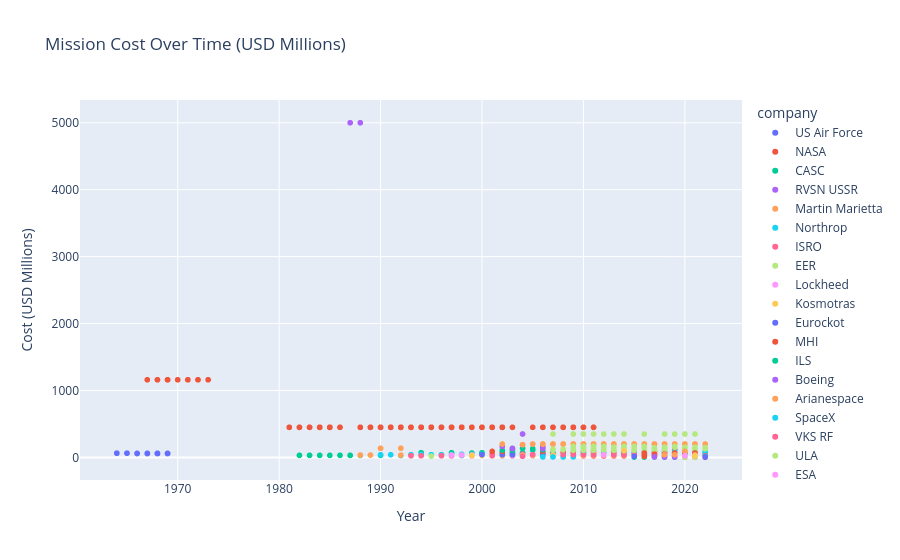

The notebook cell saved with this chart:
### Markdown cell above
## 8. Mission Cost Distribution (where available)

### Code cell
priced = df.dropna(subset=['price'])
print(f'Missions with price data: {len(priced)} / {len(df)}')

fig = px.scatter(priced, x='year', y='price', color='company',
                 title='Mission Cost Over Time (USD Millions)',
                 labels={'price': 'Cost (USD Millions)', 'year': 'Year'},
                 hover_data=['mission', 'rocket'])
fig.show()

### Figure 1 — Plotly figure (JSON) as saved in the notebook; plotly's stock layout.template omitted (floating-point values rounded to 4 significant figures; data arrays with more than 128 entries replaced by an {"elided": "..."} marker saying what was removed)
{"data": [{"customdata": [["Transtage 1", "Titan IIIA"], ["Transtage 2", "Titan IIIA"], ["LES 1", "Titan IIIA"], ["LES 2 & LCS 1", "Titan IIIA"], ["KH-8", "Titan IIIB"], ["OPS 4096", "Titan IIIB"], ["OPS 8968", "Titan IIIB"], ["OPS 4204", "Titan IIIB"], ["OPS 4243", "Titan IIIB"], ["OPS 4282", "Titan IIIB"], ["OPS 4866", "Titan IIIB"], ["OPS 4941", "Titan IIIB"], ["OPS 4995", "Titan IIIB"], ["OPS 5000", "Titan IIIB"], ["OPS 5028", "Titan IIIB"], ["OPS 5057", "Titan IIIB"], ["OPS 5105", "Titan IIIB"], ["OPS 5138", "Titan IIIB"], ["OPS 5187", "Titan IIIB"], ["OPS 5247", "Titan IIIB"], ["OPS 5296", "Titan IIIB"], ["OPS 6518", "Titan IIIB"], ["OPS 7585", "Titan IIIB"], ["OPS 4248", "Titan IIIB"], ["OPS 5310", "Titan IIIB"], ["OPS 1077", "Titan IIIB"]], "hovertemplate": "company=US Air Force<br>Year=%{x}<br>Cost (USD Millions)=%{y}<br>mission=%{customdata[0]}<br>rocket=%{customdata[1]}<extra></extra>", "legendgroup": "US Air Force", "marker": {"color": "#636efa", "symbol": "circle"}, "mode": "markers", "name": "US Air Force", "showlegend": true, "type": "scattergl", "x": [1964, 1964, 1965, 1965, 1966, 1966, 1966, 1967, 1967, 1967, 1967, 1967, 1967, 1967, 1968, 1968, 1968, 1968, 1968, 1968, 1968, 1968, 1969, 1969, 1969, 1969], "xaxis": "x", "y": [63.23, 63.23, 63.23, 63.23, 59.0, 59.0, 59.0, 59.0, 59.0, 59.0, 59.0, 59.0, 59.0, 59.0, 59.0, 59.0, 59.0, 59.0, 59.0, 59.0, 59.0, 59.0, 59.0, 59.0, 59.0, 59.0], "yaxis": "y"}, {"customdata": {"elided": "149x2 str values"}, "hovertemplate": "company=NASA<br>Year=%{x}<br>Cost (USD Millions)=%{y}<br>mission=%{customdata[0]}<br>rocket=%{customdata[1]}<extra></extra>", "legendgroup": "NASA", "marker": {"color": "#EF553B", "symbol": "circle"}, "mode": "markers", "name": "NASA", "showlegend": true, "type": "scattergl", "x": {"elided": "149 int values"}, "xaxis": "x", "y": {"elided": "149 float values"}, "yaxis": "y"}, {"customdata": {"elided": "239x2 str values"}, "hovertemplate": "company=CASC<br>Year=%{x}<br>Cost (USD Millions)=%{y}<br>mission=%{customdata[0]}<br>rocket=%{customdata[1]}<extra></extra>", "legendgroup": "CASC", "marker": {"color": "#00cc96", "symbol": "circle"}, "mode": "markers", "name": "CASC", "showlegend": true, "type": "scattergl", "x": {"elided": "239 int values"}, "xaxis": "x", "y": {"elided": "239 float values"}, "yaxis": "y"}, {"customdata": [["Polyus Space Station", "Energiya/Polyus"], ["Buran", "Energiya/Buran"]], "hovertemplate": "company=RVSN USSR<br>Year=%{x}<br>Cost (USD Millions)=%{y}<br>mission=%{customdata[0]}<br>rocket=%{customdata[1]}<extra></extra>", "legendgroup": "RVSN USSR", "marker": {"color": "#ab63fa", "symbol": "circle"}, "mode": "markers", "name": "RVSN USSR", "showlegend": true, "type": "scattergl", "x": [1987, 1988], "xaxis": "x", "y": [5000.0, 5000.0], "yaxis": "y"}, {"customdata": [["USA-32", "Titan II(23)G"], ["USA-45", "Titan II(23)G"], ["Skynet 4A & JCSAT-2", "Commercial Titan III"], ["Intelsat 603", "Commercial Titan III"], ["Intelsat 604", "Commercial Titan III"], ["USA-81", "Titan II(23)G"], ["Mars Observer", "Commercial Titan III"], ["Landsat 6", "Titan II(23)G"], ["Clementine", "Titan II(23)G"]], "hovertemplate": "company=Martin Marietta<br>Year=%{x}<br>Cost (USD Millions)=%{y}<br>mission=%{customdata[0]}<br>rocket=%{customdata[1]}<extra></extra>", "legendgroup": "Martin Marietta", "marker": {"color": "#FFA15A", "symbol": "circle"}, "mode": "markers", "name": "Martin Marietta", "showlegend": true, "type": "scattergl", "x": [1988, 1989, 1990, 1990, 1990, 1992, 1992, 1993, 1994], "xaxis": "x", "y": [35.0, 35.0, 136.6, 136.6, 136.6, 35.0, 136.6, 35.0, 35.0], "yaxis": "y"}, {"customdata": {"elided": "89x2 str values"}, "hovertemplate": "company=Northrop<br>Year=%{x}<br>Cost (USD Millions)=%{y}<br>mission=%{customdata[0]}<br>rocket=%{customdata[1]}<extra></extra>", "legendgroup": "Northrop", "marker": {"color": "#19d3f3", "symbol": "circle"}, "mode": "markers", "name": "Northrop", "showlegend": true, "type": "scattergl", "x": [1990, 1991, 1993, 1993, 1994, 1994, 1994, 1994, 1995, 1995, 1996, 1996, 1996, 1996, 1996, 1997, 1997, 1997, 1997, 1997, 1998, 1998, 1998, 1998, 1998, 1998, 1998, 1998, 1999, 1999, 1999, 1999, 2000, 2000, 2000, 2000, 2000, 2001, 2002, 2003, 2003, 2003, 2003, 2004, 2005, 2005, 2005, 2006, 2006, 2006, 2007, 2007, 2008, 2008, 2009, 2009, 2010, 2010, 2011, 2011, 2011, 2011, 2012, 2013, 2013, 2013, 2013, 2013, 2014, 2014, 2014, 2016, 2016, 2017, 2017, 2017, 2018, 2018, 2019, 2019, 2019, 2020, 2020, 2020, 2021, 2021, 2021, 2021, 2022], "xaxis": "x", "y": [40.0, 40.0, 40.0, 40.0, 45.0, 40.0, 40.0, 40.0, 40.0, 40.0, 40.0, 40.0, 40.0, 40.0, 40.0, 40.0, 40.0, 40.0, 40.0, 40.0, 45.0, 40.0, 40.0, 40.0, 40.0, 45.0, 40.0, 40.0, 40.0, 40.0, 40.0, 45.0, 40.0, 45.0, 40.0, 40.0, 40.0, 45.0, 40.0, 40.0, 40.0, 40.0, 40.0, 45.0, 40.0, 40.0, 40.0, 40.0, 40.0, 40.0, 40.0, 40.0, 40.0, 40.0, 45.0, 40.0, 46.0, 46.0, 40.0, 45.0, 40.0, 46.0, 40.0, 80.0, 40.0, 55.0, 80.0, 40.0, 80.0, 80.0, 80.0, 85.0, 40.0, 46.0, 45.0, 85.0, 85.0, 85.0, 85.0, 40.0, 85.0, 85.0, 46.0, 85.0, 85.0, 40.0, 40.0, 85.0, 85.0], "yaxis": "y"}, {"customdata": {"elided": "71x2 str values"}, "hovertemplate": "company=ISRO<br>Year=%{x}<br>Cost (USD Millions)=%{y}<br>mission=%{customdata[0]}<br>rocket=%{customdata[1]}<extra></extra>", "legendgroup": "ISRO", "marker": {"color": "#FF6692", "symbol": "circle"}, "mode": "markers", "name": "ISRO", "showlegend": true, "type": "scattergl", "x": [1993, 1994, 1996, 1997, 1999, 2001, 2001, 2002, 2003, 2003, 2004, 2005, 2006, 2007, 2007, 2007, 2008, 2008, 2008, 2009, 2009, 2010, 2010, 2010, 2011, 2011, 2011, 2012, 2012, 2012, 2013, 2013, 2013, 2014, 2014, 2014, 2014, 2014, 2015, 2015, 2015, 2015, 2015, 2016, 2016, 2016, 2016, 2016, 2016, 2016, 2017, 2017, 2017, 2017, 2017, 2018, 2018, 2018, 2018, 2018, 2018, 2018, 2019, 2019, 2019, 2019, 2019, 2020, 2021, 2022, 2022], "xaxis": "x", "y": [25.0, 25.0, 25.0, 25.0, 25.0, 47.0, 25.0, 25.0, 47.0, 25.0, 47.0, 25.0, 47.0, 25.0, 21.0, 47.0, 21.0, 21.0, 31.0, 21.0, 21.0, 47.0, 21.0, 47.0, 25.0, 31.0, 21.0, 31.0, 31.0, 21.0, 21.0, 31.0, 31.0, 47.0, 31.0, 21.0, 31.0, 62.0, 31.0, 31.0, 47.0, 31.0, 21.0, 31.0, 31.0, 31.0, 31.0, 47.0, 25.0, 31.0, 31.0, 47.0, 62.0, 31.0, 31.0, 31.0, 47.0, 31.0, 21.0, 62.0, 21.0, 47.0, 21.0, 21.0, 62.0, 31.0, 21.0, 31.0, 47.0, 31.0, 21.0], "yaxis": "y"}, {"customdata": [["METEOR", "Conestoga-1620"]], "hovertemplate": "company=EER<br>Year=%{x}<br>Cost (USD Millions)=%{y}<br>mission=%{customdata[0]}<br>rocket=%{customdata[1]}<extra></extra>", "legendgroup": "EER", "marker": {"color": "#B6E880", "symbol": "circle"}, "mode": "markers", "name": "EER", "showlegend": true, "type": "scattergl", "x": [1995], "xaxis": "x", "y": [20.0], "yaxis": "y"}, {"customdata": [["USA-131", "Titan II(23)G"], ["NOAA-15", "Titan II(23)G"], ["QuikSCAT", "Titan II(23)G"], ["USA-147", "Titan II(23)G"], ["NOAA-16", "Titan II(23)G"], ["NOAA-17", "Titan II(23)G"], ["Coriolis", "Titan II(23)G"], ["USA-172", "Titan II(23)G"]], "hovertemplate": "company=Lockheed<br>Year=%{x}<br>Cost (USD Millions)=%{y}<br>mission=%{customdata[0]}<br>rocket=%{customdata[1]}<extra></extra>", "legendgroup": "Lockheed", "marker": {"color": "#FF97FF", "symbol": "circle"}, "mode": "markers", "name": "Lockheed", "showlegend": true, "type": "scattergl", "x": [1997, 1998, 1999, 1999, 2000, 2002, 2003, 2003], "xaxis": "x", "y": [35.0, 35.0, 35.0, 35.0, 35.0, 35.0, 35.0, 35.0], "yaxis": "y"}, {"customdata": [["UoSat 12", "Dnepr"], ["Megsat 1 & Others", "Dnepr"], ["Rubin 2 & Others", "Dnepr"], ["DEMETER & Others", "Dnepr"], ["Kirari and Reimei", "Dnepr"], ["Genesis 1", "Dnepr"], ["BelKa 1 & Others", "Dnepr"], ["EgyptSat 1 & Others", "Dnepr"], ["TerraSAR-X", "Dnepr"], ["Genesis 2", "Dnepr"], ["RapidEye 1 to 5", "Dnepr"], ["THEOS 1", "Dnepr"], ["DubaiSat 1 & Others", "Dnepr"], ["CryoSat-2", "Dnepr"], ["Picard & Others", "Dnepr"], ["TanDEM-X", "Dnepr"], ["Sich 2 & Others", "Dnepr"], ["KompSat-5", "Dnepr"], ["DubaiSat 2 & Others", "Dnepr"], ["Deimos 2", "Dnepr"], ["Sasuke & Others", "Dnepr"], ["KompSat-3A", "Dnepr"]], "hovertemplate": "company=Kosmotras<br>Year=%{x}<br>Cost (USD Millions)=%{y}<br>mission=%{customdata[0]}<br>rocket=%{customdata[1]}<extra></extra>", "legendgroup": "Kosmotras", "marker": {"color": "#FECB52", "symbol": "circle"}, "mode": "markers", "name": "Kosmotras", "showlegend": true, "type": "scattergl", "x": [1999, 2000, 2002, 2004, 2005, 2006, 2006, 2007, 2007, 2007, 2008, 2008, 2009, 2010, 2010, 2010, 2011, 2013, 2013, 2014, 2014, 2015], "xaxis": "x", "y": [29.0, 29.0, 29.0, 29.0, 29.0, 29.0, 29.0, 29.0, 29.0, 29.0, 29.0, 29.0, 29.0, 29.0, 29.0, 29.0, 29.0, 29.0, 29.0, 29.0, 29.0, 29.0], "yaxis": "y"}, {"customdata": [["SimSat 1 & 2 (Iridium)", "Rokot/Briz KM"], ["GRACE 1 & 2", "Rokot/Briz KM"], ["Iridium SV97 and SV98", "Rokot/Briz KM"], ["Monitor-E GVM & Others", "Rokot/Briz KM"], ["SERVIS-1", "Rokot/Briz KM"], ["CryoSat-1", "Rokot/Briz KM"], ["KompSat-2", "Rokot/Briz KM"], ["GOCE", "Rokot/Briz KM"], ["SMOS and Proba-2", "Rokot/Briz KM"], ["SERVIS-2", "Rokot/Briz KM"], ["Sentinel-3A", "Rokot/Briz KM"], ["Sentinel-5P", "Rokot/Briz KM"], ["Sentinel-3B", "Rokot/Briz KM"]], "hovertemplate": "company=Eurockot<br>Year=%{x}<br>Cost (USD Millions)=%{y}<br>mission=%{customdata[0]}<br>rocket=%{customdata[1]}<extra></extra>", "legendgroup": "Eurockot", "marker": {"color": "#636efa", "symbol": "circle"}, "mode": "markers", "name": "Eurockot", "showlegend": true, "type": "scattergl", "x": [2000, 2002, 2002, 2003, 2003, 2005, 2006, 2009, 2009, 2010, 2016, 2017, 2018], "xaxis": "x", "y": [41.8, 41.8, 41.8, 41.8, 41.8, 41.8, 41.8, 41.8, 41.8, 41.8, 41.8, 41.8, 41.8], "yaxis": "y"}, {"customdata": [["VEP 2 & LRE", "H-IIA 202"], ["Midori 2, WEOS & Others", "H-IIA 202"], ["IGS-Optical 2", "H-IIA 202"], ["Kizuna", "H-IIA 202"], ["Ibuki, Maido 1 & Others", "H-IIA 202"], ["HTV-1", "H-IIB"], ["IGS-Optical 3", "H-IIA 202"], ["Akatsuki, IKAROS & Others", "H-IIA 202"], ["HTV-2", "H-IIB"], ["Michibiki 1", "H-IIA 202"], ["IGS-Optical 4", "H-IIA 202"], ["IGS-Radar 3", "H-IIA 202"], ["Shizuku, KOMPSAT 3 & Others", "H-IIA 202"], ["HTV-3", "H-IIB"], ["IGS-Optical 5V & IGS-Radar 4", "H-IIA 202"], ["HTV-4", "H-IIB"], ["GPM-Core & Others", "H-IIA 202"], ["Daichi 2, SPROUT & Others", "H-IIA 202"], ["Himawari 8", "H-IIA 202"], ["Hayabusa 2 & Others", "H-IIA 202"], ["IGS-Radar 5", "H-IIA 202"], ["IGS-Optical 5", "H-IIA 202"], ["HTV-5", "H-IIB"], ["Astro H, Horyu 4 & Kinshachi 2 and 3", "H-IIA 202"], ["Himawari 9", "H-IIA 202"], ["HTV-6", "H-IIB"], ["IGS-Radar 5", "H-IIA 202"], ["QZS-2", "H-IIA 202"], ["QZS-4", "H-IIA 202"], ["GCOM-C & SLATS", "H-IIA 202"], ["IGS-Optical 6", "H-IIA 202"], ["IGS Radar-6", "H-IIA 202"], ["HTV-7", "H-IIB"], ["Ibuki 2, KhalifaSat & Others", "H-IIA 202"], ["HTV-8", "H-IIB"], ["IGS-Optical 7", "H-IIA 202"], ["HTV-9", "H-IIB"], ["JDRS-1", "H-IIA 202"], ["QZS-1R", "H-IIA 202"]], "hovertemplate": "company=MHI<br>Year=%{x}<br>Cost (USD Millions)=%{y}<br>mission=%{customdata[0]}<br>rocket=%{customdata[1]}<extra></extra>", "legendgroup": "MHI", "marker": {"color": "#EF553B", "symbol": "circle"}, "mode": "markers", "name": "MHI", "showlegend": true, "type": "scattergl", "x": [2001, 2002, 2006, 2008, 2009, 2009, 2009, 2010, 2011, 2011, 2011, 2011, 2012, 2012, 2013, 2013, 2014, 2014, 2014, 2014, 2015, 2015, 2015, 2016, 2016, 2016, 2017, 2017, 2017, 2017, 2018, 2018, 2018, 2018, 2019, 2020, 2020, 2020, 2021], "xaxis": "x", "y": [90.0, 90.0, 90.0, 90.0, 90.0, 112.5, 90.0, 90.0, 112.5, 90.0, 90.0, 90.0, 90.0, 112.5, 90.0, 112.5, 90.0, 90.0, 90.0, 90.0, 90.0, 90.0, 112.5, 90.0, 90.0, 112.5, 90.0, 90.0, 90.0, 90.0, 90.0, 90.0, 112.5, 90.0, 112.5, 90.0, 112.5, 90.0, 90.0], "yaxis": "y"}, {"customdata": [["Hot Bird 6", "Atlas V 401"], ["HellasSat-2", "Atlas V 401"], ["Rainbow 1", "Atlas V 521"], ["AMC-16", "Atlas V 521"], ["Inmarsat-4 F1", "Atlas V 431"], ["Mars Reconnaissance Orbiter", "Atlas V 401"], ["New Horizons", "Atlas V 551"], ["Astra 1KR", "Atlas V 411"], ["Eutelsat 9B", "Proton-M/Briz-M"], ["Intelsat 31 / DLA-2", "Proton-M/Briz-M"], ["Echostar 21", "Proton-M/Briz-M"], ["Amazonas 5", "Proton-M/Briz-M"], ["Eutelsat 5 West B & MEV-1", "Proton-M/Briz-M"]], "hovertemplate": "company=ILS<br>Year=%{x}<br>Cost (USD Millions)=%{y}<br>mission=%{customdata[0]}<br>rocket=%{customdata[1]}<extra></extra>", "legendgroup": "ILS", "marker": {"color": "#00cc96", "symbol": "circle"}, "mode": "markers", "name": "ILS", "showlegend": true, "type": "scattergl", "x": [2002, 2003, 2003, 2004, 2005, 2005, 2006, 2006, 2016, 2016, 2017, 2017, 2019], "xaxis": "x", "y": [109.0, 109.0, 135.0, 135.0, 130.0, 109.0, 153.0, 115.0, 65.0, 65.0, 65.0, 65.0, 65.0], "yaxis": "y"}, {"customdata": [["Eutelsat W5", "Delta IV Medium+ (4,2)"], ["DSCS-3 A3", "Delta IV Medium"], ["DSCS-3 B6", "Delta IV Medium"], ["DemoSat and 3CS-1 & 2", "Delta IV Heavy"], ["GOES-N (GOES-13)", "Delta IV Medium+ (4,2)"], ["NROL-22", "Delta IV Medium+ (4,2)"], ["DMSP F17", "Delta IV Medium"]], "hovertemplate": "company=Boeing<br>Year=%{x}<br>Cost (USD Millions)=%{y}<br>mission=%{customdata[0]}<br>rocket=%{customdata[1]}<extra></extra>", "legendgroup": "Boeing", "marker": {"color": "#ab63fa", "symbol": "circle"}, "mode": "markers", "name": "Boeing", "showlegend": true, "type": "scattergl", "x": [2002, 2003, 2003, 2004, 2006, 2006, 2006], "xaxis": "x", "y": [164.0, 133.0, 133.0, 350.0, 164.0, 164.0, 133.0], "yaxis": "y"}, {"customdata": {"elided": "129x2 str values"}, "hovertemplate": "company=Arianespace<br>Year=%{x}<br>Cost (USD Millions)=%{y}<br>mission=%{customdata[0]}<br>rocket=%{customdata[1]}<extra></extra>", "legendgroup": "Arianespace", "marker": {"color": "#FFA15A", "symbol": "circle"}, "mode": "markers", "name": "Arianespace", "showlegend": true, "type": "scattergl", "x": {"elided": "129 int values"}, "xaxis": "x", "y": {"elided": "129 float values"}, "yaxis": "y"}, {"customdata": {"elided": "176x2 str values"}, "hovertemplate": "company=SpaceX<br>Year=%{x}<br>Cost (USD Millions)=%{y}<br>mission=%{customdata[0]}<br>rocket=%{customdata[1]}<extra></extra>", "legendgroup": "SpaceX", "marker": {"color": "#19d3f3", "symbol": "circle"}, "mode": "markers", "name": "SpaceX", "showlegend": true, "type": "scattergl", "x": {"elided": "176 int values"}, "xaxis": "x", "y": {"elided": "176 float values"}, "yaxis": "y"}, {"customdata": [["Demo Flight", "Soyuz 2.1a"], ["Monitor-E", "Rokot/Briz KM"], ["Cosmos 2437 to 2439, Youbilielnyi", "Rokot/Briz KM"], ["Cosmos 2451 to 2453", "Rokot/Briz KM"], ["Cosmos 2467, 2468 and Goniets-M 12", "Rokot/Briz KM"], ["Cosmos 2470", "Rokot/Briz KM"], ["Cosmos 2481 & Goniets-M 13 and 15", "Rokot/Briz KM"], ["Cosmos 2482 to 2484", "Rokot/Briz KM"], ["Cosmos 2488, 2489 & 2490", "Proton-M/DM-3"], ["Goniets-M 14, 16 and 17", "Rokot/Briz KM"], ["SWARM", "Rokot/Briz KM"], ["Cosmos 2488 to 2491", "Rokot/Briz KM"], ["Cosmos 2496 to 2499", "Rokot/Briz KM"], ["Goniets-M 18 to 20", "Rokot/Briz KM"], ["Cosmos 2504 & Goniets-M 21 to 23", "Rokot/Briz KM"], ["Cosmos 2507 to 2509", "Rokot/Briz KM"], ["GLONASS-M No.50S", "Soyuz 2.1b/Fregat"], ["Bars-M 2L", "Soyuz 2.1a"], ["GLONASS-M No.51S", "Soyuz 2.1b/Fregat"], ["Cosmos 2517", "Rokot/Briz KM"], ["EKS-2", "Soyuz 2.1b/Fregat-M"], ["Blagovest-11L", "Proton-M/Briz-M"], ["GLONASS-M No.52S", "Soyuz 2.1b/Fregat-M"], ["AsiaSat 9", "Proton-M/Briz-M"], ["Cosmos 2524", "Soyuz 2.1b"], ["Blagovest-12L", "Proton-M/Briz-M"], ["GLONASS-M No.53S", "Soyuz 2.1b/Fregat-M"], ["GLONASS-M No.54S", "Soyuz 2.1b/Fregat"], ["Cosmos 2530 to 2532", "Rokot/Briz KM"], ["Blagovest No.13L", "Proton-M/Briz-M"], ["EgyptSat-A", "Soyuz 2.1b/Fregat-M"], ["Meridian-M nâ Â18L", "Soyuz 2.1a/Fregat-M"], ["Cosmos 2540", "Rokot/Briz KM"], ["Cosmos 2541", "Soyuz 2.1b/Fregat"], ["Cosmos 2544", "Soyuz 2.1b/Fregat"], ["Gonets-M ???24, 25, 26 [block-15] & Blits-M1", "Rokot/Briz KM"], ["Meridian-M nâ Â19L", "Soyuz 2.1a/Fregat-M"], ["Cosmos 2545", "Soyuz 2.1b/Fregat-M"], ["Cosmos 2546", "Soyuz 2.1b/Fregat-M"], ["Goniets-M nÂ°27L to 29L & Others", "Soyuz 2.1b/Fregat"], ["Cosmos 2547", "Soyuz 2.1b/Fregat-M"], ["Goniets-M nÂ°30L to 32L & Cosmos 2548", "Soyuz 2.1b/Fregat-M"], ["MGM nÂ°2", "Angara A5/Briz-M"], ["Cosmos 2549", "Soyuz 2.1b"], ["Cosmos 2550", "Soyuz 2.1b"], ["Cosmos 2552", "Soyuz 2.1b/Fregat"], ["MGM nÂ°3", "Angara A5/Persey"], ["Cosmos 2553", "Soyuz 2.1a/Fregat-M"], ["Meridian-M nÂ°20L", "Soyuz 2.1a/Fregat-M"], ["Cosmos 2554", "Soyuz 2.1b"], ["Cosmos 2556", "Soyuz 2.1a"], ["Cosmos 2557", "Soyuz 2.1b/Fregat-M"]], "hovertemplate": "company=VKS RF<br>Year=%{x}<br>Cost (USD Millions)=%{y}<br>mission=%{customdata[0]}<br>rocket=%{customdata[1]}<extra></extra>", "legendgroup": "VKS RF", "marker": {"color": "#FF6692", "symbol": "circle"}, "mode": "markers", "name": "VKS RF", "showlegend": true, "type": "scattergl", "x": [2004, 2005, 2008, 2009, 2010, 2011, 2012, 2013, 2013, 2013, 2013, 2013, 2014, 2014, 2015, 2015, 2016, 2016, 2016, 2016, 2017, 2017, 2017, 2017, 2017, 2018, 2018, 2018, 2018, 2018, 2019, 2019, 2019, 2019, 2019, 2019, 2020, 2020, 2020, 2020, 2020, 2020, 2020, 2021, 2021, 2021, 2021, 2022, 2022, 2022, 2022, 2022], "xaxis": "x", "y": [17.42, 41.8, 41.8, 41.8, 41.8, 41.8, 41.8, 41.8, 65.0, 41.8, 41.8, 41.8, 41.8, 41.8, 41.8, 41.8, 25.0, 17.42, 25.0, 41.8, 25.0, 65.0, 25.0, 65.0, 20.0, 65.0, 25.0, 25.0, 41.8, 65.0, 25.0, 23.0, 41.8, 25.0, 25.0, 41.8, 23.0, 25.0, 25.0, 25.0, 25.0, 25.0, 100.0, 20.0, 20.0, 25.0, 100.0, 23.0, 23.0, 20.0, 17.42, 25.0], "yaxis": "y"}, {"customdata": {"elided": "108x2 str values"}, "hovertemplate": "company=ULA<br>Year=%{x}<br>Cost (USD Millions)=%{y}<br>mission=%{customdata[0]}<br>rocket=%{customdata[1]}<extra></extra>", "legendgroup": "ULA", "marker": {"color": "#B6E880", "symbol": "circle"}, "mode": "markers", "name": "ULA", "showlegend": true, "type": "scattergl", "x": [2007, 2007, 2007, 2007, 2007, 2008, 2008, 2014, 2009, 2009, 2009, 2009, 2009, 2009, 2009, 2010, 2010, 2010, 2010, 2010, 2010, 2010, 2011, 2011, 2011, 2011, 2011, 2011, 2011, 2011, 2012, 2012, 2012, 2012, 2012, 2012, 2012, 2012, 2013, 2013, 2013, 2013, 2013, 2013, 2013, 2013, 2013, 2014, 2014, 2014, 2014, 2014, 2014, 2014, 2014, 2014, 2014, 2014, 2014, 2015, 2015, 2015, 2015, 2015, 2015, 2015, 2015, 2015, 2015, 2016, 2016, 2016, 2016, 2016, 2016, 2016, 2016, 2016, 2016, 2017, 2017, 2017, 2017, 2017, 2017, 2018, 2018, 2018, 2018, 2018, 2018, 2019, 2019, 2019, 2020, 2020, 2020, 2020, 2020, 2020, 2021, 2021, 2021, 2021, 2021, 2022, 2022, 2022], "xaxis": "x", "y": [109.0, 109.0, 123.0, 350.0, 109.0, 115.0, 123.0, 109.0, 350.0, 123.0, 123.0, 164.0, 109.0, 109.0, 130.0, 109.0, 164.0, 120.0, 164.0, 140.0, 120.0, 350.0, 350.0, 120.0, 164.0, 115.0, 109.0, 164.0, 153.0, 145.0, 153.0, 140.0, 109.0, 350.0, 109.0, 109.0, 164.0, 120.0, 109.0, 109.0, 109.0, 109.0, 153.0, 350.0, 140.0, 109.0, 120.0, 109.0, 164.0, 109.0, 145.0, 164.0, 109.0, 164.0, 109.0, 109.0, 109.0, 350.0, 145.0, 153.0, 123.0, 164.0, 120.0, 109.0, 153.0, 123.0, 109.0, 109.0, 109.0, 109.0, 109.0, 350.0, 153.0, 123.0, 164.0, 115.0, 109.0, 145.0, 130.0, 109.0, 109.0, 109.0, 109.0, 145.0, 123.0, 115.0, 145.0, 153.0, 109.0, 350.0, 153.0, 350.0, 153.0, 164.0, 115.0, 153.0, 120.0, 145.0, 140.0, 350.0, 350.0, 123.0, 109.0, 109.0, 153.0, 130.0, 145.0, 145.0], "yaxis": "y"}, {"customdata": [["Lares, AlmaSat-1 & 7 cubesats", "Vega"]], "hovertemplate": "company=ESA<br>Year=%{x}<br>Cost (USD Millions)=%{y}<br>mission=%{customdata[0]}<br>rocket=%{customdata[1]}<extra></extra>", "legendgroup": "ESA", "marker": {"color": "#FF97FF", "symbol": "circle"}, "mode": "markers", "name": "ESA", "showlegend": true, "type": "scattergl", "x": [2012], "xaxis": "x", "y": [37.0], "yaxis": "y"}, {"customdata": [["Demo Flight", "Angara A5/Briz-M"]], "hovertemplate": "company=Khrunichev<br>Year=%{x}<br>Cost (USD Millions)=%{y}<br>mission=%{customdata[0]}<br>rocket=%{customdata[1]}<extra></extra>", "legendgroup": "Khrunichev", "marker": {"color": "#FECB52", "symbol": "circle"}, "mode": "markers", "name": "Khrunichev", "showlegend": true, "type": "scattergl", "x": [2014], "xaxis": "x", "y": [100.0], "yaxis": "y"}, {"customdata": [["HiakaSat, STACEM & Others", "Super Stripy"]], "hovertemplate": "company=Sandia<br>Year=%{x}<br>Cost (USD Millions)=%{y}<br>mission=%{customdata[0]}<br>rocket=%{customdata[1]}<extra></extra>", "legendgroup": "Sandia", "marker": {"color": "#636efa", "symbol": "circle"}, "mode": "markers", "name": "Sandia", "showlegend": true, "type": "scattergl", "x": [2015], "xaxis": "x", "y": [15.0], "yaxis": "y"}, {"customdata": [["Resurs-P No.3", "Soyuz 2.1b"], ["ExoMars Trace Gas Orbiter & Schiaparelli EDM", "Proton-M/Briz-M"], ["Progress MS-02", "Soyuz 2.1a"], ["Progress MS-06 (67P)", "Soyuz 2.1a"], ["Kanopus-V IK & Rideshares", "Soyuz 2.1a/Fregat"], ["Progress MS-07 (68P)", "Soyuz 2.1a"], ["Meteor-M No.2-1 & Rideshares", "Soyuz 2.1b/Fregat-M"], ["Kanopus-V No. 3-4 & Rideshares", "Soyuz 2.1a/Fregat-M"], ["Progress MS-08 (69P)", "Soyuz 2.1a"], ["Progress MS-09 (70P)", "Soyuz 2.1a"], ["Lotus-S No.4", "Soyuz 2.1b"], ["Kanopus-V No. 5-6 & Rideshares", "Soyuz 2.1a/Fregat"], ["Progress MS-11 (72P)", "Soyuz 2.1a"], ["Cosmos 2534", "Soyuz 2.1b/Fregat-M"], ["Yamal-601", "Proton-M/Briz-M"], ["Meteor-M No.2-2, Landmapper-BC 5 & 6, and Others", "Soyuz 2.1b/Fregat-M"], ["Spektr-RG", "Proton-M/DM-3"], ["Progress MS-12", "Soyuz 2.1a"], ["Cosmos 2539", "Proton-M/Briz-M"], ["Soyuz MS-14 (60S)", "Soyuz 2.1a"], ["Progress MS-13 (74P)", "Soyuz 2.1a"], ["Elektro-L nâ Â3", "Proton-M/DM-3"], ["Soyuz MS-16", "Soyuz 2.1a"], ["Progress MS-14", "Soyuz 2.1a"], ["Progress MS-15", "Soyuz 2.1a"], ["Ekspress-80 & Ekspress-103", "Proton-M/Briz-M"], ["Soyuz MS-17", "Soyuz 2.1a"], ["Progress MS-16", "Soyuz 2.1a"], ["Arktika-M nÂ°1", "Soyuz 2.1b/Fregat-M"], ["Soyuz MS-18", "Soyuz 2.1a"], ["Progress MS-17", "Soyuz 2.1a"], ["MLM-U Nauka", "Proton-M"], ["Soyuz MS-19", "Soyuz 2.1a"], ["Progress MS-18", "Soyuz 2.1a"], ["Progress M-UM Prichal", "Soyuz 2.1b"], ["Soyuz MS-20 / Space Adventures", "Soyuz 2.1a"], ["Ekspress-AMU3 & AMU7", "Proton-M/Briz-M"], ["Progress MS-19", "Soyuz 2.1a"], ["Soyuz MS-21", "Soyuz 2.1a"], ["Progress MS-20", "Soyuz 2.1a"]], "hovertemplate": "company=Roscosmos<br>Year=%{x}<br>Cost (USD Millions)=%{y}<br>mission=%{customdata[0]}<br>rocket=%{customdata[1]}<extra></extra>", "legendgroup": "Roscosmos", "marker": {"color": "#EF553B", "symbol": "circle"}, "mode": "markers", "name": "Roscosmos", "showlegend": true, "type": "scattergl", "x": [2016, 2016, 2016, 2017, 2017, 2017, 2017, 2018, 2018, 2018, 2018, 2018, 2019, 2019, 2019, 2019, 2019, 2019, 2019, 2019, 2019, 2019, 2020, 2020, 2020, 2020, 2020, 2021, 2021, 2021, 2021, 2021, 2021, 2021, 2021, 2021, 2021, 2022, 2022, 2022], "xaxis": "x", "y": [20.0, 65.0, 17.42, 17.42, 48.5, 17.42, 25.0, 23.0, 17.42, 17.42, 20.0, 48.5, 17.42, 25.0, 65.0, 25.0, 65.0, 17.42, 65.0, 17.42, 17.42, 65.0, 17.42, 17.42, 17.42, 65.0, 17.42, 17.42, 25.0, 17.42, 17.42, 65.0, 17.42, 17.42, 20.0, 17.42, 65.0, 17.42, 17.42, 17.42], "yaxis": "y"}, {"customdata": [["Jilin-1 03, Caton-1 & Xingyun Shiyan 1", "Kuaizhou 1A"], ["CentiSpace-1 S1", "Kuaizhou 1A"], ["KX-09 & Others", "Kuaizhou 1A"], ["Jilin 1-02A", "Kuaizhou 1A"], ["KL-Alpha A, KL-Alpha B", "Kuaizhou 1A"], ["Jilin-1 Gaofen-02B", "Kuaizhou 1A"], ["HEAD-2A/B / SpaceTY 16/17 / Tianqi 4A/B", "Kuaizhou 1A"], ["Yinhe-1", "Kuaizhou 1A"], ["Xingyun-2 01 (Wuhan) & 02", "Kuaizhou 1A"], ["Jilin-1 02E, CentiSpace-1 S2", "Kuaizhou 11"], ["Jilin-1 High Resolution 02C", "Kuaizhou 1A"], ["Jilin-1 High Resolution 02D", "Kuaizhou 1A"], ["Jilin-1 High Resolution 02F", "Kuaizhou 1A"], ["Shiyan 11", "Kuaizhou 1A"], ["GeeSAT-1A & 1B", "Kuaizhou 1A"]], "hovertemplate": "company=ExPace<br>Year=%{x}<br>Cost (USD Millions)=%{y}<br>mission=%{customdata[0]}<br>rocket=%{customdata[1]}<extra></extra>", "legendgroup": "ExPace", "marker": {"color": "#00cc96", "symbol": "circle"}, "mode": "markers", "name": "ExPace", "showlegend": true, "type": "scattergl", "x": [2017, 2018, 2019, 2019, 2019, 2019, 2019, 2020, 2020, 2020, 2020, 2021, 2021, 2021, 2021], "xaxis": "x", "y": [5.8, 5.8, 5.8, 5.8, 5.8, 5.8, 5.8, 5.8, 5.8, 28.3, 5.8, 5.8, 5.8, 5.8, 5.8], "yaxis": "y"}, {"customdata": [["It's a Test", "Electron"], ["Still Testing", "Electron/Curie"], ["It's Business Time", "Electron/Curie"], ["This one's for Pickering", "Electron/Curie"], ["Two Thumbs Up", "Electron/Curie"], ["That's a Funny Looking Cactus", "Electron/Curie"], ["Make it Rain", "Electron/Curie"], ["Look Ma, No Hands!", "Electron/Curie"], ["As The Crow Flies", "Electron/Curie"], ["Running Out Of Fingers", "Electron/Curie"], ["Birds of a Feather / NROL-151", "Electron/Curie"], ["Don't stop me now!", "Electron/Curie"], ["Pics Or It Didn't Happen", "Electron/Curie"], ["In Focus", "Electron/Curie"], ["Return To Sender", "Electron/Curie"], ["The Owlâs Night Begins", "Electron/Curie"], ["Another One Leaves The Crust", "Electron/Curie"], ["Running Out of Toes", "Electron/Curie"], ["Itâs a Little Chile Up Here", "Electron/Curie"], ["Love At First Insight", "Electron/Curie"], ["A Data With Destiny", "Electron/Curie"], ["The Owlâs Night Continues", "Electron/Curie"], ["Without Mission a Beat", "Electron/Curie"], ["There and Back Again", "Electron/Curie"], ["Wise One Looks Ahead (NROL-162)", "Electron/Curie"]], "hovertemplate": "company=Rocket Lab<br>Year=%{x}<br>Cost (USD Millions)=%{y}<br>mission=%{customdata[0]}<br>rocket=%{customdata[1]}<extra></extra>", "legendgroup": "Rocket Lab", "marker": {"color": "#ab63fa", "symbol": "circle"}, "mode": "markers", "name": "Rocket Lab", "showlegend": true, "type": "scattergl", "x": [2017, 2018, 2018, 2018, 2019, 2019, 2019, 2019, 2019, 2019, 2020, 2020, 2020, 2020, 2020, 2020, 2021, 2021, 2021, 2021, 2021, 2022, 2022, 2022, 2022], "xaxis": "x", "y": [7.5, 7.5, 7.5, 7.5, 7.5, 7.5, 7.5, 7.5, 7.5, 7.5, 7.5, 7.5, 7.5, 7.5, 7.5, 7.5, 7.5, 7.5, 7.5, 7.5, 7.5, 7.5, 7.5, 7.5, 7.5], "yaxis": "y"}, {"customdata": [["ASNARO 2", "Epsilon PBS"], ["Innovative Satellite Technology Demonstration-1", "Epsilon PBS"], ["Hope Mars Mission", "H-IIA 202"], ["RAISE-2 & Others", "Epsilon PBS"]], "hovertemplate": "company=JAXA<br>Year=%{x}<br>Cost (USD Millions)=%{y}<br>mission=%{customdata[0]}<br>rocket=%{customdata[1]}<extra></extra>", "legendgroup": "JAXA", "marker": {"color": "#FFA15A", "symbol": "circle"}, "mode": "markers", "name": "JAXA", "showlegend": true, "type": "scattergl", "x": [2018, 2019, 2020, 2021], "xaxis": "x", "y": [39.0, 39.0, 90.0, 39.0], "yaxis": "y"}, {"customdata": [["Demo Flight", "LauncherOne"], ["ELaNa XX", "LauncherOne"], ["Tubular Bells, Part One", "LauncherOne"], ["STP-27VPB/Above the Clouds", "LauncherOne"], ["STP-S28A", "LauncherOne"]], "hovertemplate": "company=Virgin Orbit<br>Year=%{x}<br>Cost (USD Millions)=%{y}<br>mission=%{customdata[0]}<br>rocket=%{customdata[1]}<extra></extra>", "legendgroup": "Virgin Orbit", "marker": {"color": "#19d3f3", "symbol": "circle"}, "mode": "markers", "name": "Virgin Orbit", "showlegend": true, "type": "scattergl", "x": [2020, 2021, 2021, 2022, 2022], "xaxis": "x", "y": [12.0, 12.0, 12.0, 12.0, 12.0], "yaxis": "y"}, {"customdata": [["Rocket 3.1", "Rocket 3"], ["Rocket 3.2", "Rocket 3"], ["STP-27AD1", "Rocket 3"], ["STP-27AD2", "Rocket 3"], ["VCLS Demo-2A", "Rocket 3"], ["Spaceflight Astra-1", "Rocket 3"], ["TROPICS Flight 1", "Rocket 3"]], "hovertemplate": "company=Astra<br>Year=%{x}<br>Cost (USD Millions)=%{y}<br>mission=%{customdata[0]}<br>rocket=%{customdata[1]}<extra></extra>", "legendgroup": "Astra", "marker": {"color": "#FF6692", "symbol": "circle"}, "mode": "markers", "name": "Astra", "showlegend": true, "type": "scattergl", "x": [2020, 2020, 2021, 2021, 2022, 2022, 2022], "xaxis": "x", "y": [2.5, 2.5, 2.5, 2.5, 2.5, 2.5, 2.5], "yaxis": "y"}, {"customdata": [["I Believe I Can Fly", "Ceres-1"], ["Keep On Moving", "Ceres-1"]], "hovertemplate": "company=Galactic Energy<br>Year=%{x}<br>Cost (USD Millions)=%{y}<br>mission=%{customdata[0]}<br>rocket=%{customdata[1]}<extra></extra>", "legendgroup": "Galactic Energy", "marker": {"color": "#B6E880", "symbol": "circle"}, "mode": "markers", "name": "Galactic Energy", "showlegend": true, "type": "scattergl", "x": [2020, 2021], "xaxis": "x", "y": [4.9, 4.9], "yaxis": "y"}, {"customdata": [["OneWeb #4", "Soyuz 2.1b/Fregat"], ["OneWeb #5", "Soyuz 2.1b/Fregat"], ["OneWeb #6", "Soyuz 2.1b/Fregat"], ["OneWeb #7", "Soyuz 2.1b/Fregat"], ["OneWeb #8", "Soyuz 2.1b/Fregat"], ["OneWeb #9", "Soyuz 2.1b/Fregat"], ["OneWeb #10", "Soyuz 2.1b/Fregat"], ["OneWeb #11", "Soyuz 2.1b/Fregat"], ["OneWeb #12", "Soyuz 2.1b/Fregat"]], "hovertemplate": "company=Starsem<br>Year=%{x}<br>Cost (USD Millions)=%{y}<br>mission=%{customdata[0]}<br>rocket=%{customdata[1]}<extra></extra>", "legendgroup": "Starsem", "marker": {"color": "#FF97FF", "symbol": "circle"}, "mode": "markers", "name": "Starsem", "showlegend": true, "type": "scattergl", "x": [2020, 2021, 2021, 2021, 2021, 2021, 2021, 2021, 2021], "xaxis": "x", "y": [25.0, 25.0, 25.0, 25.0, 25.0, 25.0, 25.0, 25.0, 25.0], "yaxis": "y"}, {"customdata": [["CAS500-1 & Others", "Soyuz 2.1a/Fregat-M"]], "hovertemplate": "company=GK LS<br>Year=%{x}<br>Cost (USD Millions)=%{y}<br>mission=%{customdata[0]}<br>rocket=%{customdata[1]}<extra></extra>", "legendgroup": "GK LS", "marker": {"color": "#FECB52", "symbol": "circle"}, "mode": "markers", "name": "GK LS", "showlegend": true, "type": "scattergl", "x": [2021], "xaxis": "x", "y": [23.0], "yaxis": "y"}, {"customdata": [["Tianxing-1", "Kuaizhou 1A"]], "hovertemplate": "company=CASIC<br>Year=%{x}<br>Cost (USD Millions)=%{y}<br>mission=%{customdata[0]}<br>rocket=%{customdata[1]}<extra></extra>", "legendgroup": "CASIC", "marker": {"color": "#636efa", "symbol": "circle"}, "mode": "markers", "name": "CASIC", "showlegend": true, "type": "scattergl", "x": [2022], "xaxis": "x", "y": [5.8], "yaxis": "y"}], "layout": {"legend": {"title": {"text": "company"}, "tracegroupgap": 0}, "title": {"text": "Mission Cost Over Time (USD Millions)"}, "xaxis": {"anchor": "y", "domain": [0, 1], "title": {"text": "Year"}}, "yaxis": {"anchor": "x", "domain": [0, 1], "title": {"text": "Cost (USD Millions)"}}}}
